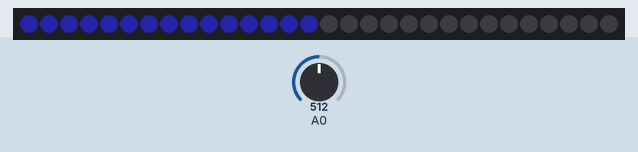
This sketch was run on a simulated Arduino Uno, built with avr-gcc and run on an emulated ATmega328P. Parts: 30 RGB LEDs in strip order, left to right. The test bench sets the inputs (shaded band); at power-on: A0 = 512. Dim RGB values are drawn brighter than linear.

Above: at 4.2 s.
4.3 s: A0 set to 978
At 5.5 s:
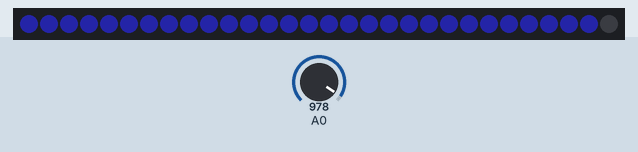
5.8 s: A0 set to 998
7.4 s: A0 set to 511
At 8.7 s:
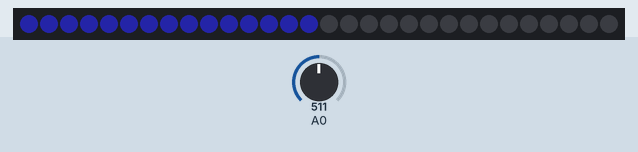
9.1 s: A0 set to 0
At 10.6 s:
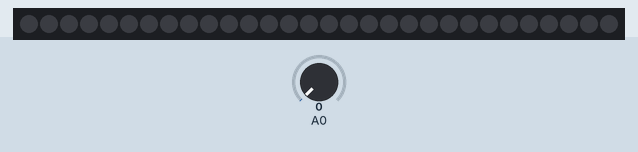
Timing chart, 0 to 11.9 s (numbered marks = the images above; inputs shaded):
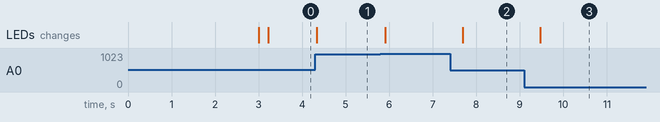

Measured:
- after the input at 4.3 s, the LEDs: change at once (image 1)
- after the input at 7.4 s, the LEDs: change after 0.29 s (image 2)
- after the input at 9.1 s, the LEDs: change after 0.37 s (image 3)

The sketch:

MicInLightsOn.ino
```cpp
#include <FastLED.h>

#define DATA_PIN    7
#define CLK_PIN   6
#define LED_TYPE    APA102
#define COLOR_ORDER BGR
#define NUM_LEDS    30
CRGB leds[NUM_LEDS];

#define BRIGHTNESS          96
#define FRAMES_PER_SECOND  120

void setup() {
  delay(3000); // 3 second delay for recovery

  // initialize serial communications at 9600 bps:
  //Serial.begin(9600);

  FastLED.addLeds<LED_TYPE,DATA_PIN,CLK_PIN,COLOR_ORDER>(leds, NUM_LEDS).setCorrection(TypicalLEDStrip);

  // set master brightness control
  FastLED.setBrightness(BRIGHTNESS);
}

void loop() {

  int high = 0;

  for(int i=0; i< 100; i++) {
    high = max(high, analogRead(A0));
    FastLED.delay(2);
  }

  for(int i=0; i< NUM_LEDS; i++) {
    if (i * 1.0 / NUM_LEDS  < high * 1.0 / 1024) {
      leds[i] = CRGB::MidnightBlue;
    } else {
      leds[i] = 0;
    }
  }

  FastLED.show();
}
```
